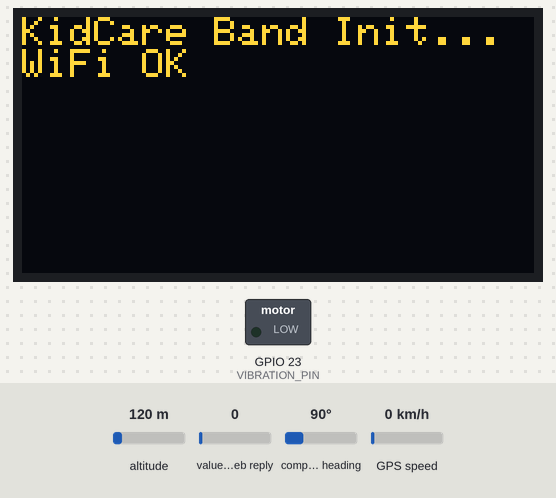
Simulated run of this sketch. Board: ESP32. On the bench: 128×64 one-colour display, switched loads named in the sketch (green lamp = pin HIGH). The test bench sets the inputs (shaded band); at power-on: value in the web reply 0, altitude 120 m, compass heading 90°, GPS speed 0 km/h. The OLED is the two-colour kind (top 16 rows yellow); WiFi joins after 1.5 s; servers stay silent unless stated; the GPS gets a fix after 3 s at 37.7749, -122.4194 with 8 satellites; web services answer with replies made up by the test bench; what the sketch prints to the serial monitor is not drawn.

Above: at 2.7 s.
2.8 s: value in the web reply set to 2
At 16.7 s:
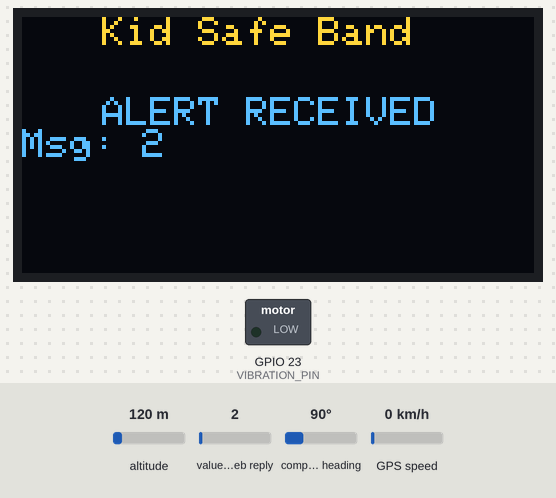
16.8 s: value in the web reply set to 25
At 31.4 s:
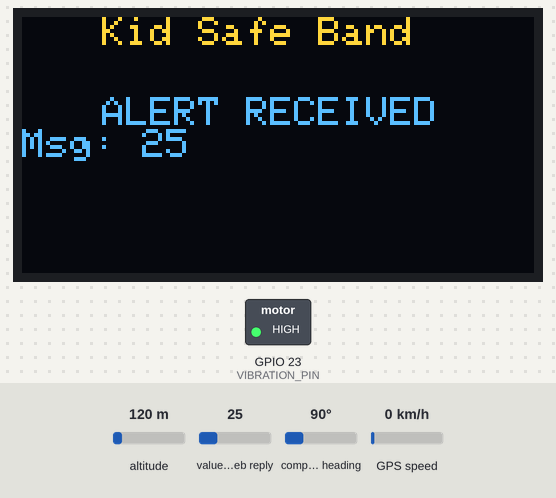
Timing chart, 0 to 33.1 s (numbered marks = the images above; inputs shaded):
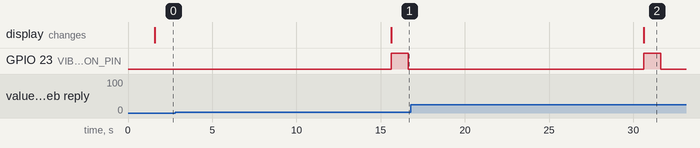

The sketch:

KidCareBand.ino
```cpp
#include <WiFi.h>
#include <HTTPClient.h>
#include <Wire.h>
#include <Adafruit_GFX.h>
#include <Adafruit_SSD1306.h>
#include <TinyGPS++.h>
#include <HardwareSerial.h>

// ---------- WiFi ----------
const char* ssid = "KidSafeBand";
const char* password = "kidsafe123";

// ---------- ThingSpeak ----------
String writeAPIKey = "0H45SXB08YIU61GG";   // For uploading GPS
String readAPIKey  = "IALLU5EHRDKRZN8R";    // For reading alerts
String channelID   = "3082453";

// ---------- OLED ----------
#define SCREEN_WIDTH 128
#define SCREEN_HEIGHT 64
Adafruit_SSD1306 display(SCREEN_WIDTH, SCREEN_HEIGHT, &Wire, -1);

// ---------- Vibration Motor ----------
#define VIBRATION_PIN 23

// ---------- GPS ----------
TinyGPSPlus gps;
HardwareSerial SerialGPS(1); // use UART1
double latitude = 0.0, longitude = 0.0;

// ---------- Timing ----------
unsigned long lastCheck = 0;
const long checkInterval = 15000; // 15 sec

void setup() {
  Serial.begin(115200);

  // OLED init
  if (!display.begin(SSD1306_SWITCHCAPVCC, 0x3C)) {
    Serial.println("SSD1306 allocation failed");
    for (;;);
  }
  display.clearDisplay();
  display.setTextSize(1);
  display.setTextColor(SSD1306_WHITE);
  display.setCursor(0, 0);
  display.println("KidCare Band Init...");
  display.display();

  // Vibration pin
  pinMode(VIBRATION_PIN, OUTPUT);
  digitalWrite(VIBRATION_PIN, LOW);

  // WiFi
  WiFi.begin(ssid, password);
  Serial.print("Connecting to WiFi");
  while (WiFi.status() != WL_CONNECTED) {
    delay(500);
    Serial.print(".");
  }
  Serial.println(" Connected!");
  display.println("WiFi OK");
  display.display();

  // GPS Serial (16 = RX, 17 = TX)
  SerialGPS.begin(9600, SERIAL_8N1, 16, 17);
}

void loop() {
  // ---------- GPS Reading ----------
  while (SerialGPS.available() > 0) {
    char c = SerialGPS.read();
    gps.encode(c);

    if (gps.location.isUpdated()) {
      latitude = gps.location.lat();
      longitude = gps.location.lng();
      Serial.print("Lat: "); Serial.println(latitude, 6);
      Serial.print("Lng: "); Serial.println(longitude, 6);
    }
  }

  // ---------- Periodic Task ----------
  if (millis() - lastCheck > checkInterval) {
    lastCheck = millis();

    if (WiFi.status() == WL_CONNECTED) {
      // 1. Upload GPS to ThingSpeak (Fields 1 & 2)
      if (latitude != 0 && longitude != 0) {
        HTTPClient http;
        String url = "http://api.thingspeak.com/update?api_key=" + writeAPIKey +
                     "&field1=" + String(latitude, 6) +
                     "&field2=" + String(longitude, 6
                     );
        http.begin(url);
        int httpCode = http.GET();
        if (httpCode == HTTP_CODE_OK) {
          Serial.println("GPS uploaded to ThingSpeak");
        }
        http.end();
      }

      // 2. Read Alert Type (Field 3)
      String alertType = "";
      HTTPClient http;
      String url1 = "http://api.thingspeak.com/channels/" + channelID +
                    "/fields/3/last.txt?api_key=" + readAPIKey;
      http.begin(url1);
      int httpCode = http.GET();
      if (httpCode == HTTP_CODE_OK) {
        alertType = http.getString();
        alertType.trim();
      }
      http.end();

      // 3. Read Alert Message (Field 4)
      String alertMsg = "";
      String url2 = "http://api.thingspeak.com/channels/" + channelID +
                    "/fields/4/last.txt?api_key=" + readAPIKey;
      http.begin(url2);
      httpCode = http.GET();
      if (httpCode == HTTP_CODE_OK) {
        alertMsg = http.getString();
        alertMsg.trim();
      }
      http.end();

      // ---------- Handle Alerts ----------
      display.clearDisplay();
      display.setTextSize(1);
      display.setCursor(0, 0);

      if (alertType == "0") {
        Serial.println("Motivational Message Mode");

        display.clearDisplay();
        display.setCursor(20, 0);
        display.setTextSize(1);
        display.println("Kid Safe Band");
        display.setCursor(20, 20);
        display.setTextSize(1);
        display.println("Stay Happy,");
        display.setCursor(20, 35);
        display.println("Stay Hydrated,");
        display.setCursor(20, 50);
        display.println("Stay Healthy");
        display.display();

        // No vibration
        digitalWrite(VIBRATION_PIN, LOW);
      }
      else if (alertType.length() > 0) {
        Serial.println("ALERT: " + alertType + " - " + alertMsg);

        display.clearDisplay();
        display.setCursor(20, 0);
        display.setTextSize(1);
        display.println("Kid Safe Band");
        display.setCursor(20, 20);
        display.setTextSize(1);
        display.println("ALERT RECEIVED");
        //display.println("Type: " + alertType);
        display.println("Msg: " + alertMsg);
        display.display();

        // Vibration alert
        digitalWrite(VIBRATION_PIN, HIGH);
        delay(1000);
        digitalWrite(VIBRATION_PIN, LOW);
      }
      else {
        display.println("No Alerts");
      }

      // Show last GPS
      //display.println("----------------");
     // display.print("Lat: "); display.println(latitude, 4);
      //display.print("Lng: "); display.println(longitude, 4);

      display.display();
    }
  }
}
```

Measured:
- after the input at 2.8 s, GPIO 23 (VIBRATION_PIN): LOW → HIGH after 12.8 s, → LOW 1.0 s later; the display: changes after 12.8 s (image 1)
- after the input at 16.8 s, the display: changes after 13.8 s (image 2)
